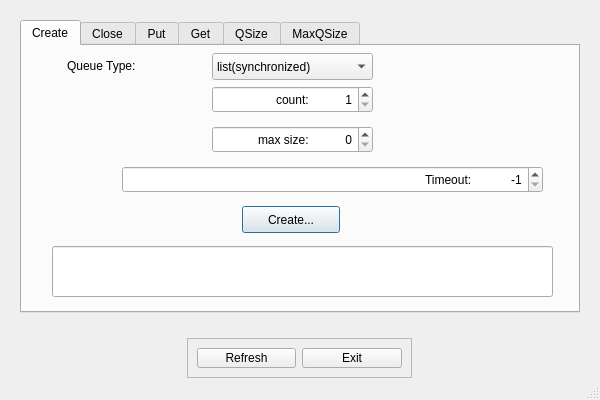
<?xml version="1.0" encoding="UTF-8"?>
<ui version="4.0">
 <class>Dialog</class>
 <widget class="QDialog" name="Dialog">
  <property name="geometry">
   <rect>
    <x>0</x>
    <y>0</y>
    <width>600</width>
    <height>400</height>
   </rect>
  </property>
  <property name="sizePolicy">
   <sizepolicy hsizetype="Fixed" vsizetype="Fixed">
    <horstretch>0</horstretch>
    <verstretch>0</verstretch>
   </sizepolicy>
  </property>
  <property name="minimumSize">
   <size>
    <width>600</width>
    <height>400</height>
   </size>
  </property>
  <property name="windowTitle">
   <string>Dialog</string>
  </property>
  <property name="sizeGripEnabled">
   <bool>true</bool>
  </property>
  <property name="modal">
   <bool>false</bool>
  </property>
  <layout class="QVBoxLayout" name="verticalLayout">
   <item>
    <widget class="QFrame" name="frame">
     <property name="frameShape">
      <enum>QFrame::NoFrame</enum>
     </property>
     <property name="frameShadow">
      <enum>QFrame::Plain</enum>
     </property>
     <layout class="QGridLayout" name="gridLayout">
      <item row="0" column="0">
       <widget class="QTabWidget" name="tabWidget">
        <property name="currentIndex">
         <number>0</number>
        </property>
        <widget class="QWidget" name="tabCreate">
         <attribute name="title">
          <string>Create</string>
         </attribute>
         <widget class="QPushButton" name="pushButton_Create">
          <property name="geometry">
           <rect>
            <x>220</x>
            <y>160</y>
            <width>98</width>
            <height>27</height>
           </rect>
          </property>
          <property name="text">
           <string>Create...</string>
          </property>
         </widget>
         <widget class="QSpinBox" name="spinBox_CreateCount">
          <property name="geometry">
           <rect>
            <x>190</x>
            <y>40</y>
            <width>161</width>
            <height>27</height>
           </rect>
          </property>
          <property name="alignment">
           <set>Qt::AlignRight|Qt::AlignTrailing|Qt::AlignVCenter</set>
          </property>
          <property name="prefix">
           <string>count:           </string>
          </property>
          <property name="minimum">
           <number>1</number>
          </property>
         </widget>
         <widget class="QSpinBox" name="spinBox_CreateMaxsize">
          <property name="geometry">
           <rect>
            <x>190</x>
            <y>80</y>
            <width>161</width>
            <height>27</height>
           </rect>
          </property>
          <property name="alignment">
           <set>Qt::AlignRight|Qt::AlignTrailing|Qt::AlignVCenter</set>
          </property>
          <property name="prefix">
           <string>max size:           </string>
          </property>
          <property name="minimum">
           <number>0</number>
          </property>
          <property name="maximum">
           <number>100000000</number>
          </property>
         </widget>
         <widget class="QLineEdit" name="lineEdit_Create">
          <property name="geometry">
           <rect>
            <x>30</x>
            <y>200</y>
            <width>501</width>
            <height>51</height>
           </rect>
          </property>
          <property name="readOnly">
           <bool>true</bool>
          </property>
         </widget>
         <widget class="QSpinBox" name="spinBox_CreateTimeout">
          <property name="geometry">
           <rect>
            <x>100</x>
            <y>120</y>
            <width>421</width>
            <height>27</height>
           </rect>
          </property>
          <property name="alignment">
           <set>Qt::AlignRight|Qt::AlignTrailing|Qt::AlignVCenter</set>
          </property>
          <property name="prefix">
           <string>Timeout:            </string>
          </property>
          <property name="minimum">
           <number>-1</number>
          </property>
          <property name="maximum">
           <number>100000</number>
          </property>
          <property name="value">
           <number>-1</number>
          </property>
         </widget>
         <widget class="QComboBox" name="comboBox_CreateQueueType">
          <property name="geometry">
           <rect>
            <x>190</x>
            <y>7</y>
            <width>161</width>
            <height>27</height>
           </rect>
          </property>
          <item>
           <property name="text">
            <string>list(synchronized)</string>
           </property>
          </item>
          <item>
           <property name="text">
            <string>multiprocessing.Queue</string>
           </property>
          </item>
          <item>
           <property name="text">
            <string>don't care</string>
           </property>
          </item>
          <item>
           <property name="text">
            <string>surprise me!</string>
           </property>
          </item>
         </widget>
         <widget class="QLabel" name="label_7">
          <property name="geometry">
           <rect>
            <x>45</x>
            <y>10</y>
            <width>131</width>
            <height>20</height>
           </rect>
          </property>
          <property name="text">
           <string>Queue Type:</string>
          </property>
         </widget>
        </widget>
        <widget class="QWidget" name="tabClose">
         <attribute name="title">
          <string>Close</string>
         </attribute>
         <widget class="QComboBox" name="comboBox_QueueClose">
          <property name="geometry">
           <rect>
            <x>100</x>
            <y>30</y>
            <width>421</width>
            <height>27</height>
           </rect>
          </property>
         </widget>
         <widget class="QLabel" name="label_2">
          <property name="geometry">
           <rect>
            <x>20</x>
            <y>30</y>
            <width>71</width>
            <height>21</height>
           </rect>
          </property>
          <property name="text">
           <string>Queue:</string>
          </property>
         </widget>
         <widget class="QPushButton" name="pushButton_Close">
          <property name="geometry">
           <rect>
            <x>220</x>
            <y>120</y>
            <width>98</width>
            <height>27</height>
           </rect>
          </property>
          <property name="text">
           <string>Close...</string>
          </property>
         </widget>
         <widget class="QPushButton" name="pushButton_CloseAll">
          <property name="geometry">
           <rect>
            <x>220</x>
            <y>170</y>
            <width>98</width>
            <height>27</height>
           </rect>
          </property>
          <property name="text">
           <string>Close All...</string>
          </property>
         </widget>
        </widget>
        <widget class="QWidget" name="tabPut">
         <attribute name="title">
          <string>Put</string>
         </attribute>
         <widget class="QComboBox" name="comboBox_QueuePut">
          <property name="geometry">
           <rect>
            <x>100</x>
            <y>30</y>
            <width>421</width>
            <height>27</height>
           </rect>
          </property>
         </widget>
         <widget class="QLabel" name="label_3">
          <property name="geometry">
           <rect>
            <x>20</x>
            <y>35</y>
            <width>71</width>
            <height>21</height>
           </rect>
          </property>
          <property name="text">
           <string>Queue:</string>
          </property>
         </widget>
         <widget class="QPushButton" name="pushButton_Put">
          <property name="geometry">
           <rect>
            <x>220</x>
            <y>210</y>
            <width>98</width>
            <height>27</height>
           </rect>
          </property>
          <property name="text">
           <string>Put...</string>
          </property>
         </widget>
         <widget class="QLineEdit" name="lineEdit_Content">
          <property name="geometry">
           <rect>
            <x>100</x>
            <y>80</y>
            <width>421</width>
            <height>27</height>
           </rect>
          </property>
         </widget>
         <widget class="QLabel" name="label">
          <property name="geometry">
           <rect>
            <x>20</x>
            <y>85</y>
            <width>66</width>
            <height>17</height>
           </rect>
          </property>
          <property name="text">
           <string>Content:</string>
          </property>
         </widget>
         <widget class="QCheckBox" name="checkBox_PutBlock">
          <property name="geometry">
           <rect>
            <x>100</x>
            <y>130</y>
            <width>97</width>
            <height>22</height>
           </rect>
          </property>
          <property name="text">
           <string>Block?</string>
          </property>
         </widget>
         <widget class="QSpinBox" name="spinBox_PutTimeout">
          <property name="geometry">
           <rect>
            <x>100</x>
            <y>170</y>
            <width>421</width>
            <height>27</height>
           </rect>
          </property>
          <property name="alignment">
           <set>Qt::AlignRight|Qt::AlignTrailing|Qt::AlignVCenter</set>
          </property>
          <property name="prefix">
           <string>Timeout:            </string>
          </property>
          <property name="minimum">
           <number>-1</number>
          </property>
          <property name="maximum">
           <number>100000</number>
          </property>
          <property name="value">
           <number>-1</number>
          </property>
         </widget>
        </widget>
        <widget class="QWidget" name="tabGet">
         <attribute name="title">
          <string>Get</string>
         </attribute>
         <widget class="QComboBox" name="comboBox_QueueGet">
          <property name="geometry">
           <rect>
            <x>100</x>
            <y>30</y>
            <width>421</width>
            <height>27</height>
           </rect>
          </property>
         </widget>
         <widget class="QLabel" name="label_4">
          <property name="geometry">
           <rect>
            <x>20</x>
            <y>30</y>
            <width>71</width>
            <height>21</height>
           </rect>
          </property>
          <property name="text">
           <string>Queue:</string>
          </property>
         </widget>
         <widget class="QSpinBox" name="spinBox_GetTimeout">
          <property name="geometry">
           <rect>
            <x>100</x>
            <y>120</y>
            <width>421</width>
            <height>27</height>
           </rect>
          </property>
          <property name="alignment">
           <set>Qt::AlignRight|Qt::AlignTrailing|Qt::AlignVCenter</set>
          </property>
          <property name="prefix">
           <string>Timeout:            </string>
          </property>
          <property name="minimum">
           <number>-1</number>
          </property>
          <property name="maximum">
           <number>100000</number>
          </property>
          <property name="value">
           <number>-1</number>
          </property>
         </widget>
         <widget class="QCheckBox" name="checkBox_GetBlock">
          <property name="geometry">
           <rect>
            <x>100</x>
            <y>80</y>
            <width>97</width>
            <height>22</height>
           </rect>
          </property>
          <property name="text">
           <string>Block?</string>
          </property>
         </widget>
         <widget class="QPushButton" name="pushButton_Get">
          <property name="geometry">
           <rect>
            <x>220</x>
            <y>160</y>
            <width>98</width>
            <height>27</height>
           </rect>
          </property>
          <property name="text">
           <string>Get...</string>
          </property>
         </widget>
         <widget class="QLineEdit" name="lineEdit_Get">
          <property name="geometry">
           <rect>
            <x>20</x>
            <y>200</y>
            <width>501</width>
            <height>51</height>
           </rect>
          </property>
         </widget>
        </widget>
        <widget class="QWidget" name="tabQSize">
         <attribute name="title">
          <string>QSize</string>
         </attribute>
         <widget class="QComboBox" name="comboBox_QueueQSize">
          <property name="geometry">
           <rect>
            <x>100</x>
            <y>30</y>
            <width>421</width>
            <height>27</height>
           </rect>
          </property>
         </widget>
         <widget class="QLabel" name="label_5">
          <property name="geometry">
           <rect>
            <x>20</x>
            <y>30</y>
            <width>71</width>
            <height>21</height>
           </rect>
          </property>
          <property name="text">
           <string>Queue:</string>
          </property>
         </widget>
         <widget class="QLineEdit" name="lineEdit_QSize">
          <property name="geometry">
           <rect>
            <x>20</x>
            <y>200</y>
            <width>501</width>
            <height>51</height>
           </rect>
          </property>
         </widget>
         <widget class="QPushButton" name="pushButton_QSize">
          <property name="geometry">
           <rect>
            <x>220</x>
            <y>160</y>
            <width>98</width>
            <height>27</height>
           </rect>
          </property>
          <property name="text">
           <string>QSize...</string>
          </property>
         </widget>
         <widget class="QSpinBox" name="spinBox_QSizeTimeout">
          <property name="geometry">
           <rect>
            <x>100</x>
            <y>120</y>
            <width>421</width>
            <height>27</height>
           </rect>
          </property>
          <property name="alignment">
           <set>Qt::AlignRight|Qt::AlignTrailing|Qt::AlignVCenter</set>
          </property>
          <property name="prefix">
           <string>Timeout:            </string>
          </property>
          <property name="minimum">
           <number>-1</number>
          </property>
          <property name="maximum">
           <number>100000</number>
          </property>
          <property name="value">
           <number>-1</number>
          </property>
         </widget>
        </widget>
        <widget class="QWidget" name="tabMaxQSize">
         <attribute name="title">
          <string>MaxQSize</string>
         </attribute>
         <widget class="QComboBox" name="comboBox_QueueMaxQSize">
          <property name="geometry">
           <rect>
            <x>100</x>
            <y>30</y>
            <width>421</width>
            <height>27</height>
           </rect>
          </property>
         </widget>
         <widget class="QLabel" name="label_6">
          <property name="geometry">
           <rect>
            <x>20</x>
            <y>30</y>
            <width>71</width>
            <height>21</height>
           </rect>
          </property>
          <property name="text">
           <string>Queue:</string>
          </property>
         </widget>
         <widget class="QPushButton" name="pushButton_MaxQSize">
          <property name="geometry">
           <rect>
            <x>220</x>
            <y>160</y>
            <width>98</width>
            <height>27</height>
           </rect>
          </property>
          <property name="text">
           <string>MaxQSize...</string>
          </property>
         </widget>
         <widget class="QLineEdit" name="lineEdit_MaxQSize">
          <property name="geometry">
           <rect>
            <x>20</x>
            <y>200</y>
            <width>501</width>
            <height>51</height>
           </rect>
          </property>
         </widget>
         <widget class="QSpinBox" name="spinBox_MaxQSizeTimeout">
          <property name="geometry">
           <rect>
            <x>100</x>
            <y>120</y>
            <width>421</width>
            <height>27</height>
           </rect>
          </property>
          <property name="alignment">
           <set>Qt::AlignRight|Qt::AlignTrailing|Qt::AlignVCenter</set>
          </property>
          <property name="prefix">
           <string>Timeout: </string>
          </property>
          <property name="minimum">
           <number>-1</number>
          </property>
          <property name="maximum">
           <number>100000</number>
          </property>
          <property name="value">
           <number>-1</number>
          </property>
         </widget>
        </widget>
       </widget>
      </item>
     </layout>
    </widget>
   </item>
   <item>
    <widget class="QFrame" name="frame_4">
     <property name="minimumSize">
      <size>
       <width>0</width>
       <height>61</height>
      </size>
     </property>
     <property name="frameShape">
      <enum>QFrame::NoFrame</enum>
     </property>
     <property name="frameShadow">
      <enum>QFrame::Plain</enum>
     </property>
     <layout class="QHBoxLayout" name="horizontalLayout">
      <item>
       <widget class="QFrame" name="frame_2">
        <property name="minimumSize">
         <size>
          <width>225</width>
          <height>40</height>
         </size>
        </property>
        <property name="maximumSize">
         <size>
          <width>225</width>
          <height>40</height>
         </size>
        </property>
        <property name="frameShape">
         <enum>QFrame::StyledPanel</enum>
        </property>
        <property name="frameShadow">
         <enum>QFrame::Raised</enum>
        </property>
        <layout class="QGridLayout" name="gridLayout_2">
         <item row="0" column="1">
          <widget class="QPushButton" name="pushButton_Ok">
           <property name="minimumSize">
            <size>
             <width>100</width>
             <height>0</height>
            </size>
           </property>
           <property name="maximumSize">
            <size>
             <width>100</width>
             <height>16777215</height>
            </size>
           </property>
           <property name="text">
            <string>Exit</string>
           </property>
          </widget>
         </item>
         <item row="0" column="0">
          <widget class="QPushButton" name="pushButton_Refresh">
           <property name="text">
            <string>Refresh</string>
           </property>
          </widget>
         </item>
        </layout>
       </widget>
      </item>
     </layout>
    </widget>
   </item>
  </layout>
 </widget>
 <resources/>
 <connections/>
</ui>
